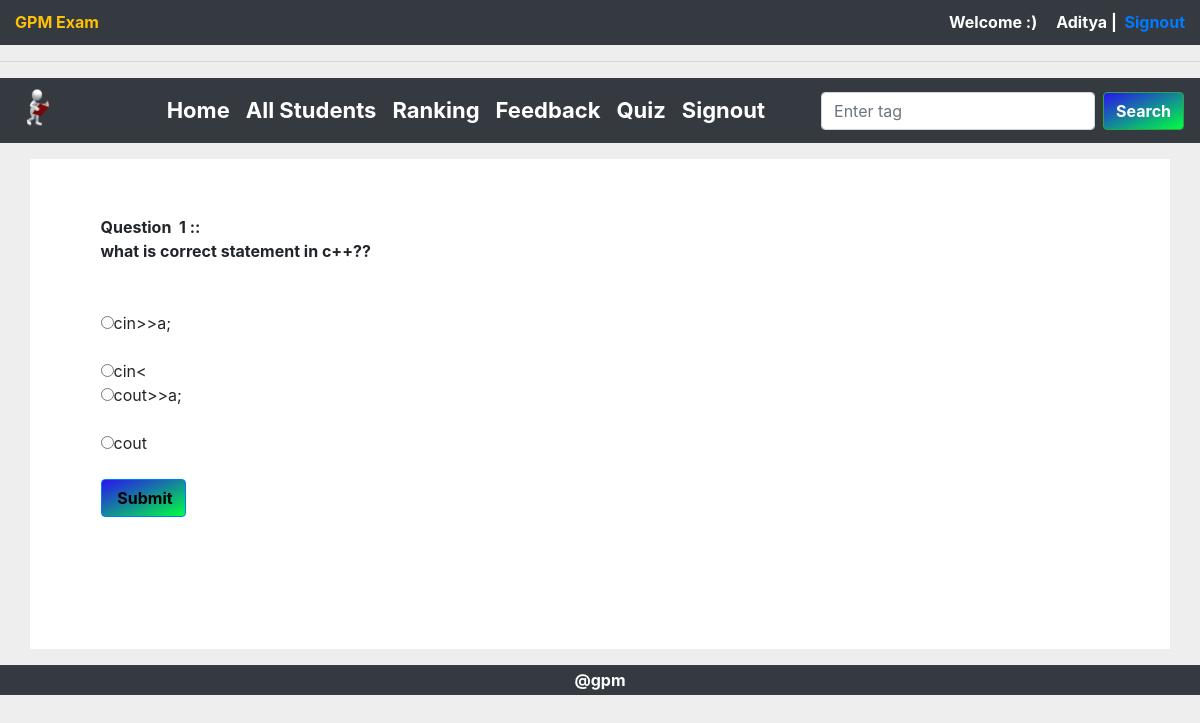
Page /check.php?q=quiz&step=2&eid=5589222f16b93&n=1&t=2 (signed in) on the committed database.
### tables this page shows
CREATE TABLE `questions` (
  `eid` text NOT NULL,
  `qid` text NOT NULL,
  `qns` text NOT NULL,
  `choice` int(10) NOT NULL,
  `sn` int(11) NOT NULL
);

CREATE TABLE `options` (
  `qid` varchar(50) NOT NULL,
  `option` varchar(5000) NOT NULL,
  `optionid` text NOT NULL
);

### check.php (the view, shortened to what this page needs)
<!DOCTYPE html>
<html>
<head>
    <?php include 'code/link.php'; ?>
</head>
<body onload="myFunction()">
<section>
    <?php include 'user_dash_header.php'; ?>
</section>
<hr class="w-100">
<section>
    <?php include 'admi_menu.php'; ?>
</section>
<div class="container my-3" style="height:490px;">
<div class="row">
<div class="col-md-12 "style="background: #fff;height:490px;">
<?php
if(@$_GET['q']== 'quiz' && @$_GET['step']== 2) {
$eid=@$_GET['eid'];
$sn=@$_GET['n'];
$total=@$_GET['t'];
$q=mysqli_query($con,"SELECT * FROM questions WHERE eid='$eid' AND sn='$sn' " );
echo '<div class="panel" style="margin:5%">';
while($row=mysqli_fetch_array($q) )
{
$qns=$row['qns'];
$qid=$row['qid'];
echo '<b>Question &nbsp;'.$sn.'&nbsp;::<br />'.$qns.'</b><br /><br />';
}
$q=mysqli_query($con,"SELECT * FROM options WHERE qid='$qid' " );
echo '<form action="update_admin.php?q=quiz&step=2&eid='.$eid.'&n='.$sn.'&t='.$total.'&qid='.$qid.'" method="POST"  class="form-horizontal">
<br />';
while($row=mysqli_fetch_array($q) )
{
$option=$row['option'];
$optionid=$row['optionid'];
echo'<input type="radio" name="ans" value="'.$optionid.'">'.$option.'<br /><br />';
}
echo'<br /><button type="submit" class="btn btn-primary"><span class="glyphicon glyphicon-lock" aria-hidden="true"></span>&nbsp;Submit</button></form></div>';
}
?>
</div>
</div>
</div>
<footer>
    <div class="bg-dark text-white text-center font-weight-bold"style="line-height: 30px;">@gpm</div>
</footer>
</body>
</html>

### css/style.css (style rules this page uses)
* { padding: 0px; margin: 0px; }
body { overflow-x:hidden; width:100%; background:#eee; background-attachment:fixed; }
.btn { background:linear-gradient(to bottom right,#2913f0,#00ff40) ; color: black; font-weight: bold; }

### rows in the picture
questions: qns "what is correct statement in c++??"
options: option "cin>>a;"
options: option "cin<"
options: option "cout>>a;"
options: option "cout"

### other values in the picture
$name "Aditya"
